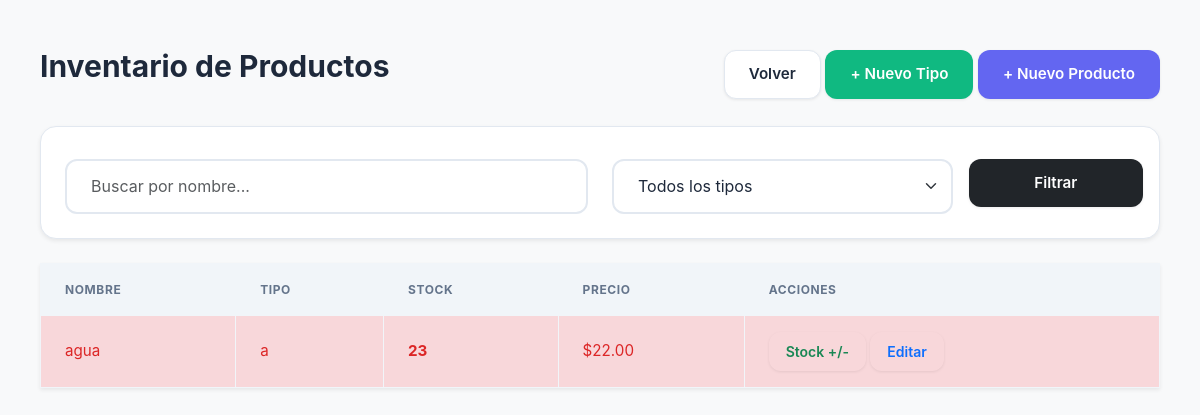
The page /productos/ (signed in) on the database its author committed.
### stock/models.py (models this page shows, shortened)
class Producto(models.Model):
    nombre = models.CharField(max_length=100)
    tipo = models.ForeignKey(TipoProducto, on_delete=models.CASCADE)
    cantidad = models.PositiveIntegerField(default=0)
    valor = models.DecimalField(max_digits=10, decimal_places=2)
    valor_compra = models.DecimalField(
        max_digits=10,
        decimal_places=2,
        verbose_name="Precio de Compra",
        default=0.00  # Valor por defecto
    )
    umbral_alerta = models.PositiveIntegerField(
        default=5,
        verbose_name="Stock Mínimo de Alerta"
    )
    fecha_modificacion = models.DateTimeField(auto_now=True)

class TipoProducto(models.Model):
    nombre = models.CharField(max_length=100, unique=True)

### stock/views.py (the view)
# urls.py: path('productos/', views.lista_productos, name='lista_productos'),
@login_required
def lista_productos(request):
    tipos = TipoProducto.objects.all()
    query_nombre = request.GET.get('nombre')
    query_tipo = request.GET.get('tipo')
    productos = Producto.objects.select_related('tipo').all()
    if query_nombre:
        productos = productos.filter(nombre__icontains=query_nombre)
    if query_tipo:
        productos = productos.filter(tipo_id=query_tipo)
    return render(request, 'lista_productos.html', {
        'productos': productos,
        'tipos': tipos,
        'query_nombre': query_nombre,
        'query_tipo': query_tipo,
    })

### stock/templates/lista_productos.html (shortened to what this page needs)
{% load static %}
<!DOCTYPE html>
<html lang="es">
<head>
    <link rel="stylesheet" href="{% static 'css/bootstrap.min.css' %}">
    <link rel="stylesheet" href="{% static 'css/style.css' %}">
</head>
<body class="bg-light">
    <div class="container mt-4">
        <div class="d-flex justify-content-between align-items-center mb-4">
            <h2>Inventario de Productos</h2>
            <div>
                <a href="{% url 'home' %}" class="btn btn-secondary">Volver</a>
                <a href="{% url 'crear_tipo' %}" class="btn btn-success">+ Nuevo Tipo</a>
                <a href="{% url 'crear_producto' %}" class="btn btn-primary">+ Nuevo Producto</a>
            </div>
        </div>
        <div class="card p-3 mb-4 shadow-sm">
            <form method="GET" class="row g-2">
                <div class="col-md-6">
                    <input type="text" name="nombre" class="form-control" placeholder="Buscar por nombre..." value="{{ query_nombre|default:'' }}">
                </div>
                <div class="col-md-4">
                    <select name="tipo" class="form-select">
                        <option value="">Todos los tipos</option>
                    </select>
                </div>
                <div class="col-md-2">
                    <button type="submit" class="btn btn-dark w-100">Filtrar</button>
                </div>
            </form>
        </div>
        <table class="table table-bordered bg-white shadow-sm">
            <thead class="table-dark">
                <tr>
                    <th>Nombre</th>
                    <th>Tipo</th>
                    <th>Stock</th>
                    <th>Precio</th>
                    <th>Acciones</th>
                </tr>
            </thead>
            <tbody>
                {% for p in productos %}
                <tr {% if p.cantidad < p.umbral_alerta %}class="table-danger"{% endif %}>
                    <td>{{ p.nombre }}</td>
                    <td>{{ p.tipo.nombre }}</td>
                    <td><strong>{{ p.cantidad }}</strong></td>
                    <td>${{ p.valor }}</td>
                    <td>
                        <a href="{% url 'actualizar_stock' p.id %}" class="btn btn-sm btn-outline-success">Stock +/-</a>
                        <a href="{% url 'editar_producto' p.id %}" class="btn btn-sm btn-outline-primary">Editar</a>
                    </td>
                </tr>
                {% empty %}
                <tr>
                    <td colspan="5" class="text-center text-muted">No hay productos registrados</td>
                </tr>
                {% endfor %}
            </tbody>
        </table>
    </div>
</body>
</html>

### rows shown on the page
Producto: nombre "agua", tipo.nombre "a", cantidad "23", valor "22.00"
